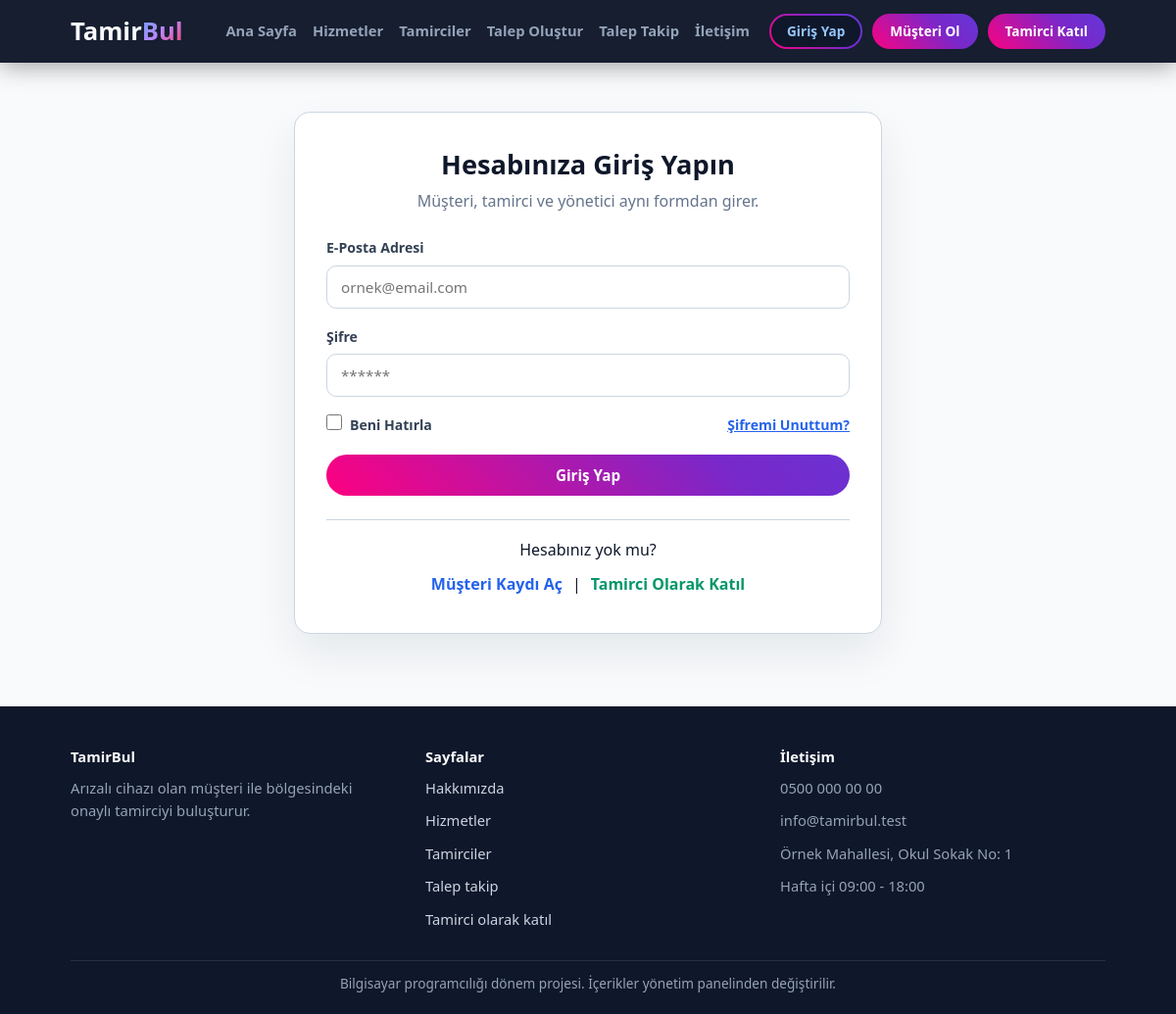
/giris.php, run on the app's committed database.
### tables this page shows
CREATE TABLE site_ayarlari (
    id INT AUTO_INCREMENT PRIMARY KEY,  
    anahtar VARCHAR(50) NOT NULL UNIQUE,  
    deger TEXT NOT NULL,  
    etiket VARCHAR(100) NOT NULL DEFAULT ''  
);

### ortak/hazirla.php (called while the page is built, shortened)
<?php
if (is_dir("ortak")) {
    $kok = "";
} else {
    $kok = "../";
}
include __DIR__ . "/baglanti.php";
include __DIR__ . "/guvenlik.php";

### ortak/baglanti.php (called while the page is built, shortened)
<?php
$baglanti = mysqli_connect("127.0.0.1", "root", "", "tamirbul");
$veritabani_hazir = ($baglanti != false);
if ($veritabani_hazir) {
    mysqli_set_charset($baglanti, "utf8mb4");
}
function sorgula($sorgu) {
    global $baglanti;
    return mysqli_query($baglanti, $sorgu);
}
function satirlar($sorgu) {
    $liste = array();
    $sonuc = sorgula($sorgu);
    while ($sonuc && $satir = mysqli_fetch_assoc($sonuc)) {
        $liste[] = $satir;
    }
    return $liste;
}
function tek_satir($sorgu) {
    $liste = satirlar($sorgu);
    return $liste[0];
}
function temizle($yazi) {
    global $baglanti;
    return mysqli_real_escape_string($baglanti, $yazi);
}
function ayar_getir($anahtar, $yoksa_bu) {
    $satir = tek_satir("SELECT deger FROM site_ayarlari WHERE anahtar = '" . temizle($anahtar) . "'");
    return $satir["deger"];
}

### ortak/guvenlik.php (called while the page is built, shortened)
<?php
function giris_yapildi_mi() {
    return isset($_SESSION["kullanici_id"]);
}
function temiz_yaz($metin) {
    return htmlspecialchars($metin, ENT_QUOTES, "UTF-8");
}

### ortak/altlik.php (the view, shortened to what this page needs)
<?php
$alt_site_adi = ayar_getir("site_adi", "TamirBul");
$alt_aciklama = ayar_getir("altlik_aciklama", "");
$alt_telefon = ayar_getir("telefon", "");
$alt_eposta = ayar_getir("eposta", "");
$alt_adres = ayar_getir("adres", "");
$alt_saat = ayar_getir("calisma_saatleri", "");
$alt_not = ayar_getir("altlik_not", "");
?>
    </main>
    <footer class="footer">
        <div class="container footer-container">
            <div>
                <strong><?php echo temiz_yaz($alt_site_adi); ?></strong>
                <p><?php echo temiz_yaz($alt_aciklama); ?></p>
            </div>
            <div>
                <strong>Sayfalar</strong>
                <p><a href="<?php echo $kok; ?>hakkimizda.php">Hakkımızda</a></p>
                <p><a href="<?php echo $kok; ?>hizmetler.php">Hizmetler</a></p>
                <p><a href="<?php echo $kok; ?>tamirciler.php">Tamirciler</a></p>
                <p><a href="<?php echo $kok; ?>talep-takip.php">Talep takip</a></p>
                <p><a href="<?php echo $kok; ?>tamirci-kayit.php">Tamirci olarak katıl</a></p>
            </div>
            <div>
                <strong>İletişim</strong>
                <p><?php echo temiz_yaz($alt_telefon); ?></p>
                <p><?php echo temiz_yaz($alt_eposta); ?></p>
                <p><?php echo temiz_yaz($alt_adres); ?></p>
                <p><?php echo temiz_yaz($alt_saat); ?></p>
            </div>
        </div>
        <div class="container alt-not">
            <p><?php echo temiz_yaz($alt_not); ?></p>
        </div>
    </footer>
</body>
</html>

### ortak/baslik.php (shortened to what this page needs)
<?php
$site_adi = ayar_getir("site_adi", "TamirBul");
$logo_on = mb_substr($site_adi, 0, 5, "UTF-8");
$logo_arka = mb_substr($site_adi, 5, null, "UTF-8");
$acik_dosya = basename($_SERVER["PHP_SELF"]);
$menu_linkleri = array(
    "index.php" => "Ana Sayfa",
    "hizmetler.php" => "Hizmetler",
    "tamirciler.php" => "Tamirciler",
    "talep-olustur.php" => "Talep Oluştur",
    "talep-takip.php" => "Talep Takip",
    "iletisim.php" => "İletişim"
);
$panel_adresi = "musteri/panel.php";
$panel_yazisi = "Hesabım";
?>
<!DOCTYPE html>
<html lang="tr">
<head>
    <link rel="stylesheet" href="<?php echo $kok; ?>css/stil.css">
</head>
<body>
    <header class="navbar">
        <div class="container navbar-container">
            <a class="logo" href="<?php echo $kok; ?>index.php">
                <h1><?php echo temiz_yaz($logo_on); ?><span><?php echo temiz_yaz($logo_arka); ?></span></h1>
            </a>
            <div id="menu" class="menu">
                <nav class="nav-menu">
                    <ul>
                        <?php foreach ($menu_linkleri as $dosya => $yazi) { ?>
                            <li><a href="<?php echo $kok . $dosya; ?>" <?php if ($acik_dosya == $dosya && $kok == "") { echo 'class="active"'; } ?>><?php echo $yazi; ?></a></li>
                        <?php } ?>
                    </ul>
                </nav>
                <?php if (giris_yapildi_mi()) { ?>
                    <div class="user-profile-menu">
                        <span class="user-name"><?php echo temiz_yaz($_SESSION["ad"] . " " . $_SESSION["soyad"]); ?></span>
                        <a class="btn btn-sm btn-outline" href="<?php echo $kok . $panel_adresi; ?>"><?php echo $panel_yazisi; ?></a>
                        <a class="btn btn-sm btn-secondary" href="<?php echo $kok; ?>cikis.php">Çıkış Yap</a>
                    </div>
                <?php } else { ?>
                    <div class="auth-buttons">
                        <a class="btn btn-sm btn-outline" href="<?php echo $kok; ?>giris.php">Giriş Yap</a>
                        <a class="btn btn-sm btn-primary" href="<?php echo $kok; ?>musteri-kayit.php">Müşteri Ol</a>
                        <a class="btn btn-sm btn-secondary" href="<?php echo $kok; ?>tamirci-kayit.php">Tamirci Katıl</a>
                    </div>
                <?php } ?>
            </div>
        </div>
    </header>
    <main>

### css/stil.css (style rules this page uses)
:root { --primary: #2563eb; --primary-dark: #1d4ed8; --secondary: #10b981; --background: #f8fafc; --text: #0f172a; --text-light: #64748b; --border: #cbd5e1; --navy: #0f172a; --radius-lg: 16px; --radius-sm: 10px; }
* { margin: 0; padding: 0; box-sizing: border-box; }
body { font-family: "Segoe UI", Tahoma, Arial, sans-serif; background: var(--background); color: var(--text); line-height: 1.6; min-height: 100vh; display: flex; flex-direction: column; }
main { flex: 1; }
h1, h2, h3, h4, h5 { line-height: 1.25; }
a { color: var(--primary); }
p { margin-bottom: 10px; }
.container, .kapsayici { width: 88%; max-width: 1200px; margin: 0 auto; }
.btn { display: inline-flex; justify-content: center; align-items: center; position: relative; overflow: hidden; padding: 11px 26px; border: none; border-radius: 40px; text-decoration: none; font-weight: 700; font-size: 0.95rem; font-family: inherit; cursor: pointer; color: #ffffff; z-index: 1; transition: transform 0.3s, box-shadow 0.3s; white-space: nowrap; }
.btn::before { content: ""; position: absolute; top: -2px; left: -2px; right: -2px; bottom: -2px; background: linear-gradient(45deg, #ff007f, #7928ca, #4f46e5, #3b82f6, #00ff87, #ff007f); background-size: 400%; z-index: -1; animation: renkKaydir 6s linear infinite; }
.btn-outline { color: #93c5fd; }
.btn-outline::after { content: ""; position: absolute; top: 2px; left: 2px; right: 2px; bottom: 2px; background: #0f172a; border-radius: 40px; z-index: -1; }
.btn-sm { padding: 7px 18px; font-size: 0.85rem; }
.navbar { background: rgba(15, 23, 42, 0.97); box-shadow: 0 4px 25px rgba(0, 0, 0, 0.35); position: sticky; top: 0; z-index: 1000; }
.navbar-container { display: flex; align-items: center; gap: 20px; padding: 14px 0; }
.logo { text-decoration: none; flex-shrink: 0; }
.logo h1 { font-size: 1.6rem; font-weight: 900; color: #f8fafc; }
.logo span { background: linear-gradient(135deg, #60a5fa, #c084fc, #f43f5e); -webkit-background-clip: text; background-clip: text; -webkit-text-fill-color: transparent; }
.menu { display: flex; align-items: center; flex: 1; gap: 20px; }
.nav-menu { margin-left: auto; }
.nav-menu ul { display: flex; list-style: none; gap: 16px; }
.nav-menu a { color: #94a3b8; text-decoration: none; font-weight: 600; font-size: 0.92rem; }
.auth-buttons, .user-profile-menu { display: flex; align-items: center; gap: 10px; }
.footer { background: var(--navy); color: #94a3b8; padding: 40px 0 10px 0; font-size: 0.92rem; }
.footer a { color: #cbd5e1; text-decoration: none; }
.footer strong { color: #f8fafc; display: block; margin-bottom: 8px; }
.footer-container { display: flex; gap: 30px; }
.footer-container > div { flex: 1; }
.alt-not { border-top: 1px solid rgba(255, 255, 255, 0.1); margin-top: 20px; padding-top: 12px; text-align: center; font-size: 0.85rem; }

### data on the page
site_ayarlari: deger "Tamir", deger "Bul", deger "TamirBul"
site_ayarlari: deger "Arızalı cihazı olan müşteri ile bölgesindeki onaylı tamirciyi buluşturur."
site_ayarlari: deger "0500 000 00 00"
site_ayarlari: deger "info@tamirbul.test"
site_ayarlari: deger "Örnek Mahallesi, Okul Sokak No: 1"
site_ayarlari: deger "Hafta içi 09:00 - 18:00"
site_ayarlari: deger "Bilgisayar programcılığı dönem projesi. İçerikler yönetim panelinden değiştirilir."

### other printed values
$yazi "Ana Sayfa"
$yazi "Hizmetler"
$yazi "Tamirciler"
$yazi "Talep Oluştur"
$yazi "Talep Takip"
$yazi "İletişim"
